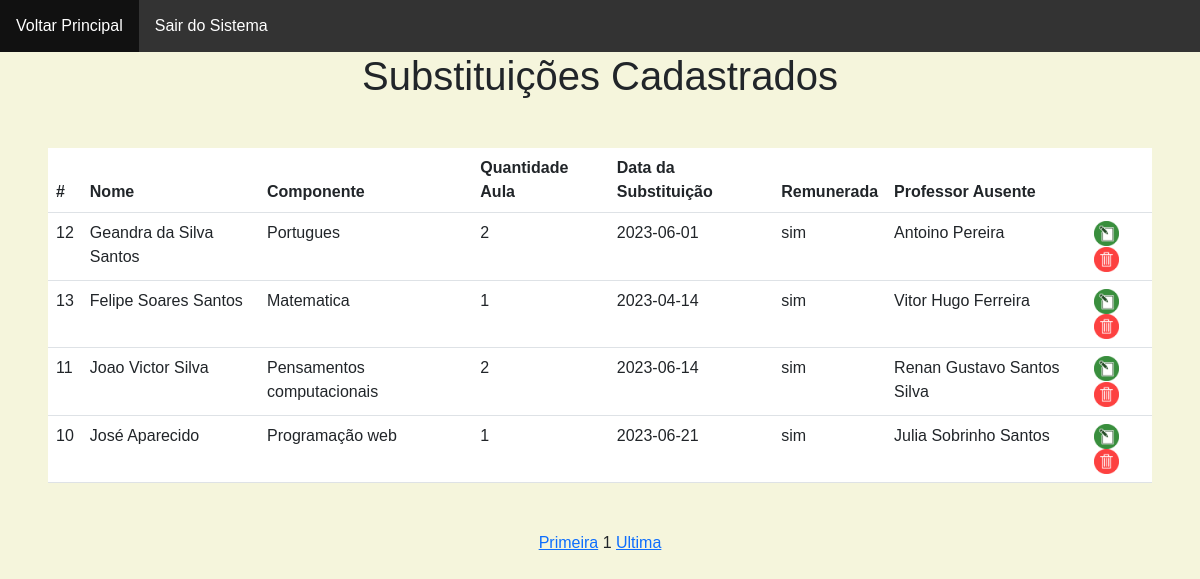
/index_subst.php, run on the app's committed database.
### tables this page shows
CREATE TABLE `subst` (
  `codigo` int(11) NOT NULL,
  `nome` varchar(50) DEFAULT NULL,
  `materia` varchar(50) DEFAULT NULL,
  `qtde` int(2) DEFAULT NULL,
  `dta` date DEFAULT NULL,
  `remunerada` varchar(3) DEFAULT NULL,
  `prof_aus` varchar(50) DEFAULT NULL
);

### index_subst.php (the view, shortened to what this page needs)
<?php
include_once ("conexao.php");
?>
<!DOCTYPE html>
<html lang="pt-br">
	<head>
	<link href="https://cdn.jsdelivr.net/npm/bootstrap@5.3.0/dist/css/bootstrap.min.css" rel="stylesheet">
</head>
<body><ul>
		<li><a href = "principal.php">Voltar Principal</a></li>
		<li><a href = "sair.php">Sair do Sistema</a></li>
	</ul>
	<center><h1> Substituições Cadastrados</h1>
	<?php
	$pagina_atual = filter_input(INPUT_GET,'pagina', FILTER_SANITIZE_NUMBER_INT);
	$pagina = (!empty($pagina_atual)) ?$pagina_atual : 1;
	$qnt_result_pg = 4;
	$inicio = ($qnt_result_pg *$pagina) - $qnt_result_pg;
	$sql = "SELECT * FROM subst LIMIT $inicio, $qnt_result_pg";
	$comando = mysqli_query($conn, $sql);
	?>
<div class="m-5">
	<table class="table table-hover table-bg	">
		<thead>
		<tr>
			<th scope="col">#</th>
			<th scope="col">Nome</th>
			<th scope="col">Componente</th>
			<th scope="col">Quantidade Aula</th>
			<th scope="col">Data da Substituição</th>
			<th scope="col">Remunerada</th>
			<th scope="col">Professor Ausente</th>
			<th scope="col"></th>
			</tr>
		</thead>
		<tbody>
			<?php
				while($row_subst = mysqli_fetch_assoc($comando) )
				{
					echo "<tr>";
					echo "<td>" . $row_subst['codigo'] . "</td>";
					echo "<td>" . $row_subst['nome'] . "</td>";
					echo "<td>" . $row_subst['materia'] . "</td>";
					echo "<td>" . $row_subst['qtde'] . "</td>";
					echo "<td>" . $row_subst['dta'] . "</td>";
					echo "<td>" . $row_subst['remunerada'] . "</td>";
					echo "<td>" . $row_subst['prof_aus'] . "</td>";
					echo "<td><a href='edit_subst.php?codigo=" . $row_subst['codigo'] . "'><img src='image/edit.png'></a>
					 <a href='delete_subst.php?codigo=" . $row_subst['codigo'] . "'><img src='image/delete.png'> </a> </td>";
					echo "</tr>";
				}
			?>
		</tbody>
	</table>
</div>
<?php
	$sql = "SELECT COUNT(codigo) AS num_result FROM subst";
	$resultado_pg = mysqli_query ($conn, $sql);
	$row_pg = mysqli_fetch_assoc($resultado_pg);
	$quantidade_pg = ceil($row_pg['num_result'] / $qnt_result_pg);
	$max_links = 2;
	echo "<a href='index_subst.php?pagina=1'>Primeira</a> ";
	for ($pag_ant = $pagina = $max_links; $pag_ant <= $pagina = 1; $pag_ant++)
	{
		if ($pag_ant>=1)
		{
			echo "<a href ='index_subst.php?pagina=$pag_ant'>$pag_ant</a>";
		}
	}
	echo "$pagina ";
	echo "<a href='index_subst.php?pagina=$quantidade_pg'>Ultima</a>";
	?>
	</body>
	</html>

### index_subst.php (style rules this page uses)
body { background-color: beige; font-family: Arial, Helvetica, sans-serif; }
ul { list-style-type: none; margin: 0; padding: 0; overflow: hidden; background-color: #333; }
li { float: left; }
li a { display: block; color: white; text-align: center; padding: 14px 16px; text-decoration: none; }
img { width: 25px; height: 25px; }

### data on the page
subst: codigo "12", nome "Geandra da Silva Santos", materia "Portugues", qtde "2", dta "2023-06-01", remunerada "sim", prof_aus "Antoino Pereira"
subst: codigo "13", nome "Felipe Soares Santos", materia "Matematica", qtde "1", dta "2023-04-14", remunerada "sim", prof_aus "Vitor Hugo Ferreira"
subst: codigo "11", nome "Joao Victor Silva", materia "Pensamentos computacionais", qtde "2", dta "2023-06-14", remunerada "sim", prof_aus "Renan Gustavo Santos Silva"
subst: codigo "10", nome "José Aparecido", materia "Programação web", qtde "1", dta "2023-06-21", remunerada "sim", prof_aus "Julia Sobrinho Santos"

### other printed values
$pagina "1"
